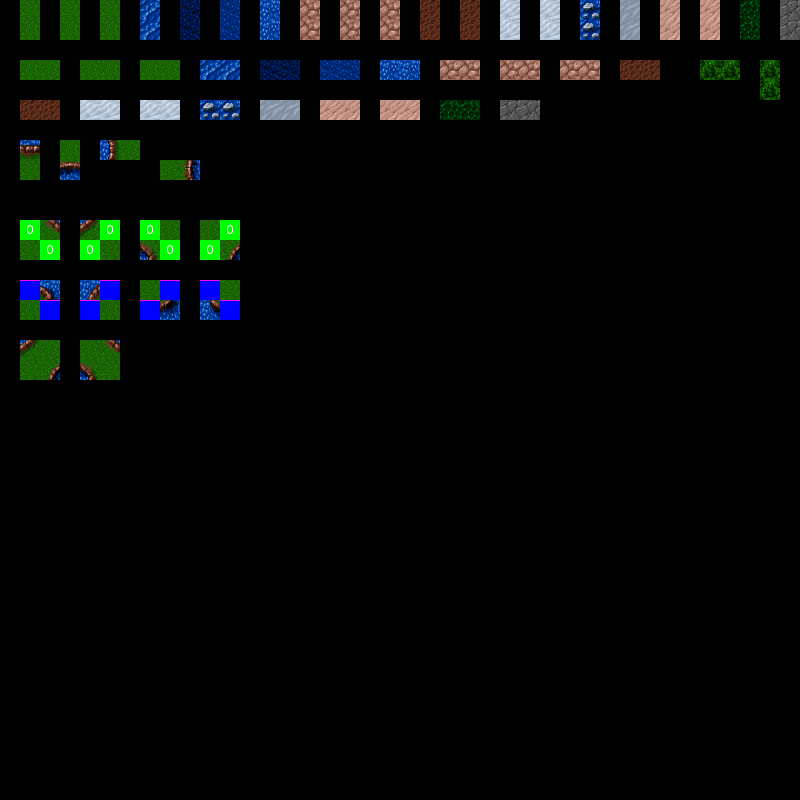

Rendered tile map (Tiled .tmx) drawn with the repository's tilesets; below, a short description and the map source with its tile grids summarised:
An orthogonal 40x40 tile map with 20x20 px tiles, 3 tile layers (ruleRegions, ruleSet, rule_floor), 2 tilesets.

<map version="1.0" orientation="orthogonal" width="40" height="40" tilewidth="20" tileheight="20">
 <properties>
  <property name="AutomapRadius" value="1" />
  <property name="DeleteTiles" value="1" />
 </properties>
 <tileset firstgid="1" name="tileset" tilewidth="20" tileheight="20">
  <image source="../tileset.png" trans="ff00ff" width="560" height="320" />
 </tileset>
 <tileset firstgid="449" name="map_helper" tilewidth="20" tileheight="20">
  <image source="../map_helper.png" width="160" height="100" />
 </tileset>
 <layer name="ruleRegions" width="40" height="40">
  <data>[1600 cells, 146 non-empty, 2 distinct tile ids]</data>
 </layer>
 <layer name="ruleSet" width="40" height="40">
  <data>[1600 cells, 160 non-empty, 22 distinct tile ids]</data>
 </layer>
 <layer name="rule_floor" width="40" height="40">
  <data>[1600 cells, 136 non-empty, 33 distinct tile ids]</data>
 </layer>
</map>
